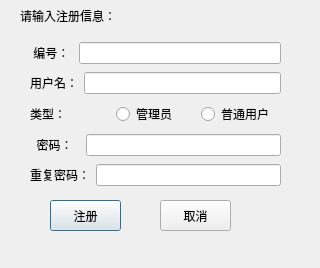
<?xml version="1.0" encoding="UTF-8"?>
<ui version="4.0">
 <class>UserRegister</class>
 <widget class="QDialog" name="UserRegister">
  <property name="geometry">
   <rect>
    <x>0</x>
    <y>0</y>
    <width>320</width>
    <height>268</height>
   </rect>
  </property>
  <property name="windowTitle">
   <string>Dialog</string>
  </property>
  <widget class="QLabel" name="label">
   <property name="geometry">
    <rect>
     <x>20</x>
     <y>0</y>
     <width>151</width>
     <height>31</height>
    </rect>
   </property>
   <property name="styleSheet">
    <string notr="true">font: 75 12pt &quot;Agency FB&quot;;</string>
   </property>
   <property name="text">
    <string>请输入注册信息：</string>
   </property>
  </widget>
  <widget class="QPushButton" name="pushButton">
   <property name="geometry">
    <rect>
     <x>50</x>
     <y>200</y>
     <width>71</width>
     <height>31</height>
    </rect>
   </property>
   <property name="text">
    <string>注册</string>
   </property>
  </widget>
  <widget class="QPushButton" name="pushButton_2">
   <property name="geometry">
    <rect>
     <x>160</x>
     <y>200</y>
     <width>71</width>
     <height>31</height>
    </rect>
   </property>
   <property name="text">
    <string>取消</string>
   </property>
  </widget>
  <widget class="QWidget" name="">
   <property name="geometry">
    <rect>
     <x>30</x>
     <y>40</y>
     <width>251</width>
     <height>151</height>
    </rect>
   </property>
   <layout class="QVBoxLayout" name="verticalLayout">
    <item>
     <layout class="QHBoxLayout" name="horizontalLayout">
      <item>
       <widget class="QLabel" name="label_2">
        <property name="text">
         <string> 编号： </string>
        </property>
       </widget>
      </item>
      <item>
       <widget class="QLineEdit" name="lineEdit"/>
      </item>
     </layout>
    </item>
    <item>
     <layout class="QHBoxLayout" name="horizontalLayout_2">
      <item>
       <widget class="QLabel" name="label_3">
        <property name="text">
         <string>用户名：</string>
        </property>
       </widget>
      </item>
      <item>
       <widget class="QLineEdit" name="lineEdit_2"/>
      </item>
     </layout>
    </item>
    <item>
     <layout class="QHBoxLayout" name="horizontalLayout_5">
      <item>
       <widget class="QLabel" name="label_6">
        <property name="text">
         <string>类型：</string>
        </property>
       </widget>
      </item>
      <item>
       <widget class="QRadioButton" name="radioButton">
        <property name="text">
         <string>管理员</string>
        </property>
       </widget>
      </item>
      <item>
       <widget class="QRadioButton" name="radioButton_2">
        <property name="text">
         <string>普通用户</string>
        </property>
       </widget>
      </item>
     </layout>
    </item>
    <item>
     <layout class="QHBoxLayout" name="horizontalLayout_3">
      <item>
       <widget class="QLabel" name="label_4">
        <property name="text">
         <string>  密码：  </string>
        </property>
       </widget>
      </item>
      <item>
       <widget class="QLineEdit" name="lineEdit_3"/>
      </item>
     </layout>
    </item>
    <item>
     <layout class="QHBoxLayout" name="horizontalLayout_4">
      <item>
       <widget class="QLabel" name="label_5">
        <property name="text">
         <string>重复密码：</string>
        </property>
       </widget>
      </item>
      <item>
       <widget class="QLineEdit" name="lineEdit_4"/>
      </item>
     </layout>
    </item>
   </layout>
  </widget>
 </widget>
 <resources/>
 <connections/>
</ui>
